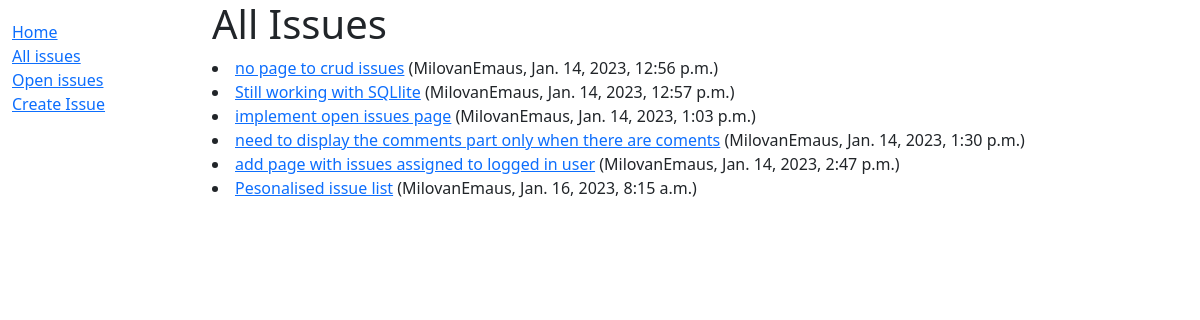
The page /issues/list/ on the database as committed earlier.
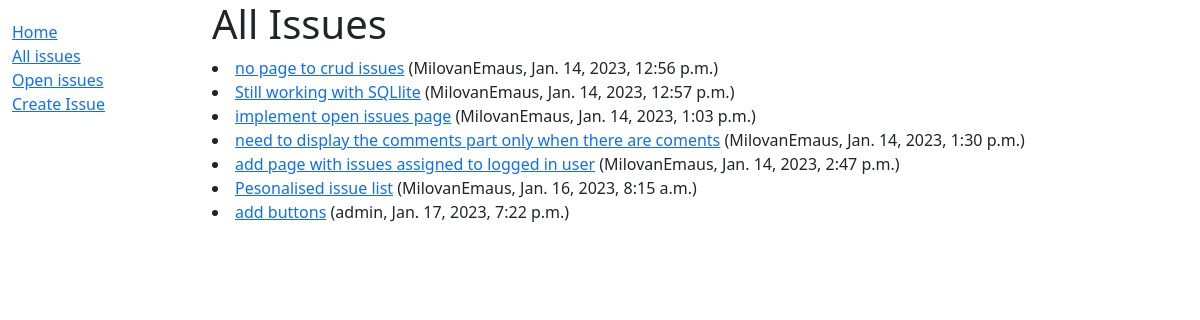
The same page on the database as committed later.
### issues/models.py (models this page shows, shortened)
class Issue(models.Model):
    PRIORITY_CRIT = "P1"
    PRIORITY_HIGH = "P2"
    PRIORITY_LOW = "P3"
    PRIORITY_CHOICES = [
        (PRIORITY_CRIT, "Critical"),
        (PRIORITY_HIGH, "High"),
        (PRIORITY_LOW, "Low"),
    ]
    STATUS_NEW = "New"
    STATUS_ON_HOLD = "On Hold"
    STATUS_WAITING = "Waiting"
    STATUS_CANCELED = "Canceled"
    STATUS_RESOLVED = "Resolved"
    STATUS_IN_DEVELOPMENT = "In Development"
    STATUS_CHOICES = [
        (STATUS_NEW, "New"),
        (STATUS_ON_HOLD, "On Hold"),
        (STATUS_WAITING, "Waiting"),
        (STATUS_CANCELED, "Canceled"),
        (STATUS_RESOLVED, "Resolved"),
        (STATUS_IN_DEVELOPMENT, "In Development"),
    ]
    brief_description = models.TextField("Summary")
    description = models.TextField()
    priority = models.CharField(
        max_length=2, choices=PRIORITY_CHOICES, default=PRIORITY_LOW
    )
    status = models.TextField(choices=STATUS_CHOICES, default=STATUS_NEW)
    date_created = models.DateTimeField(auto_now_add=True)
    date_updated = models.DateTimeField(auto_now=True)
    created_by = models.ForeignKey(User, on_delete=models.DO_NOTHING, related_name="creator", default="")
    assigned_to = models.ForeignKey(User, on_delete=models.DO_NOTHING, related_name="Assignee", default="", null=True)
    added_files = models.FileField(
        "files",
        null=True,
        blank=True
    )
    def get_absolute_url(self):
        return reverse('issue-detail-view', kwargs={'pk': self.pk})

### authentication/models.py (models this page shows)
class User(AbstractUser):
    pass

### issues/views.py (the view)
class IssueListView(generic.ListView):
    model = Issue
    context_object_name = 'issue_list'
    queryset = Issue.objects.all().order_by("priority")
    paginate_by = 10

### issues/templates/issues/issue_list.html (shortened to what this page needs)
{% extends "base_generic.html" %}
{% block content %}
{% if issue_list%}
<h1>All Issues</h1>
{% for issue in issue_list %}
<li><a href="{{issue.get_absolute_url }}">{{issue.brief_description}}</a> ({{ issue.created_by}}, {{issue.date_created}})
</li>
{% endfor %}
{% else %}
<h1>No issues at the moment</h1>
{% endif %}
{% endblock %}

Rows that differ between the two databases and show on the page:
added Issue: brief_description "add buttons", created_by "admin", date_created "Jan. 17, 2023, 7:22 p.m."
